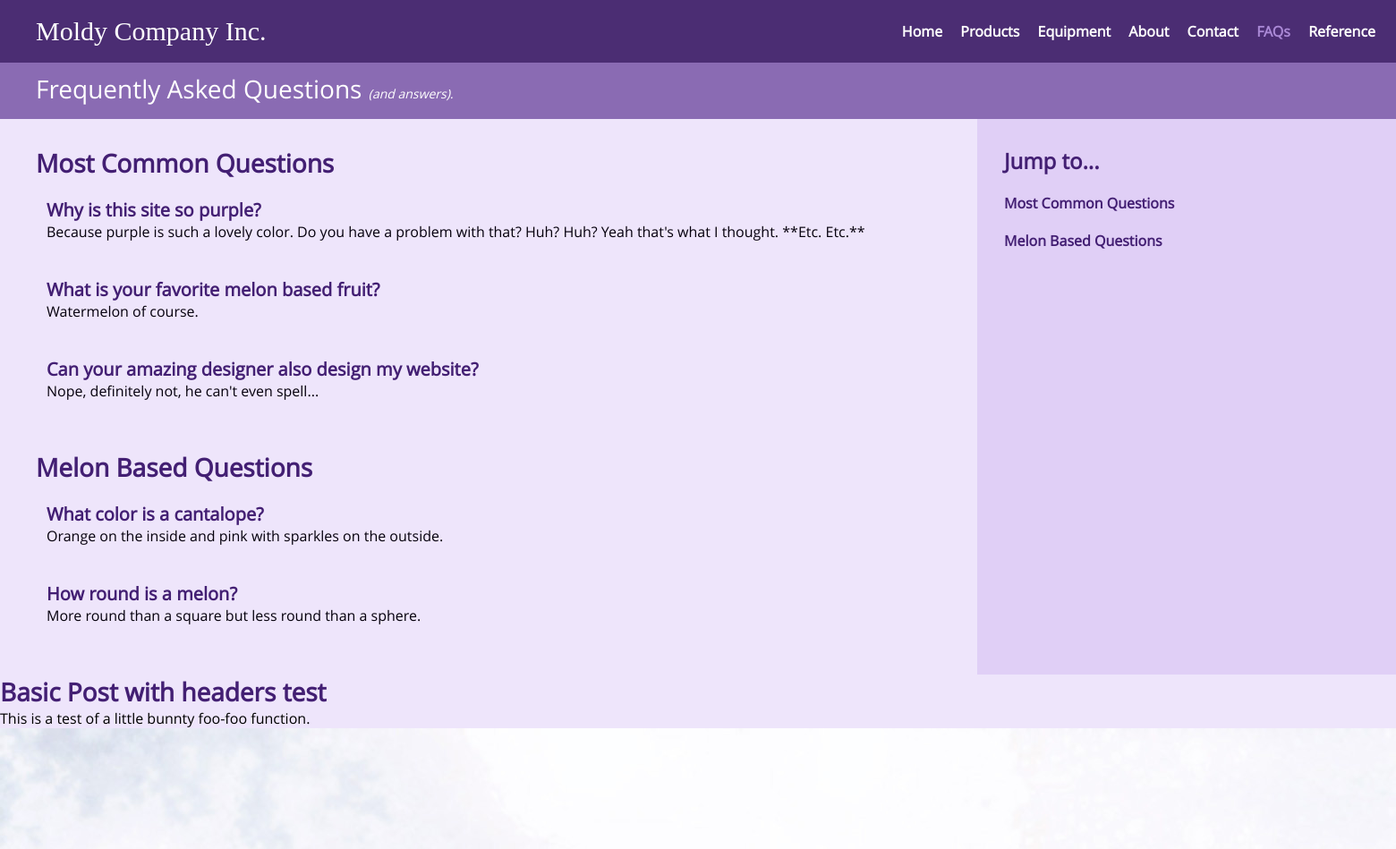
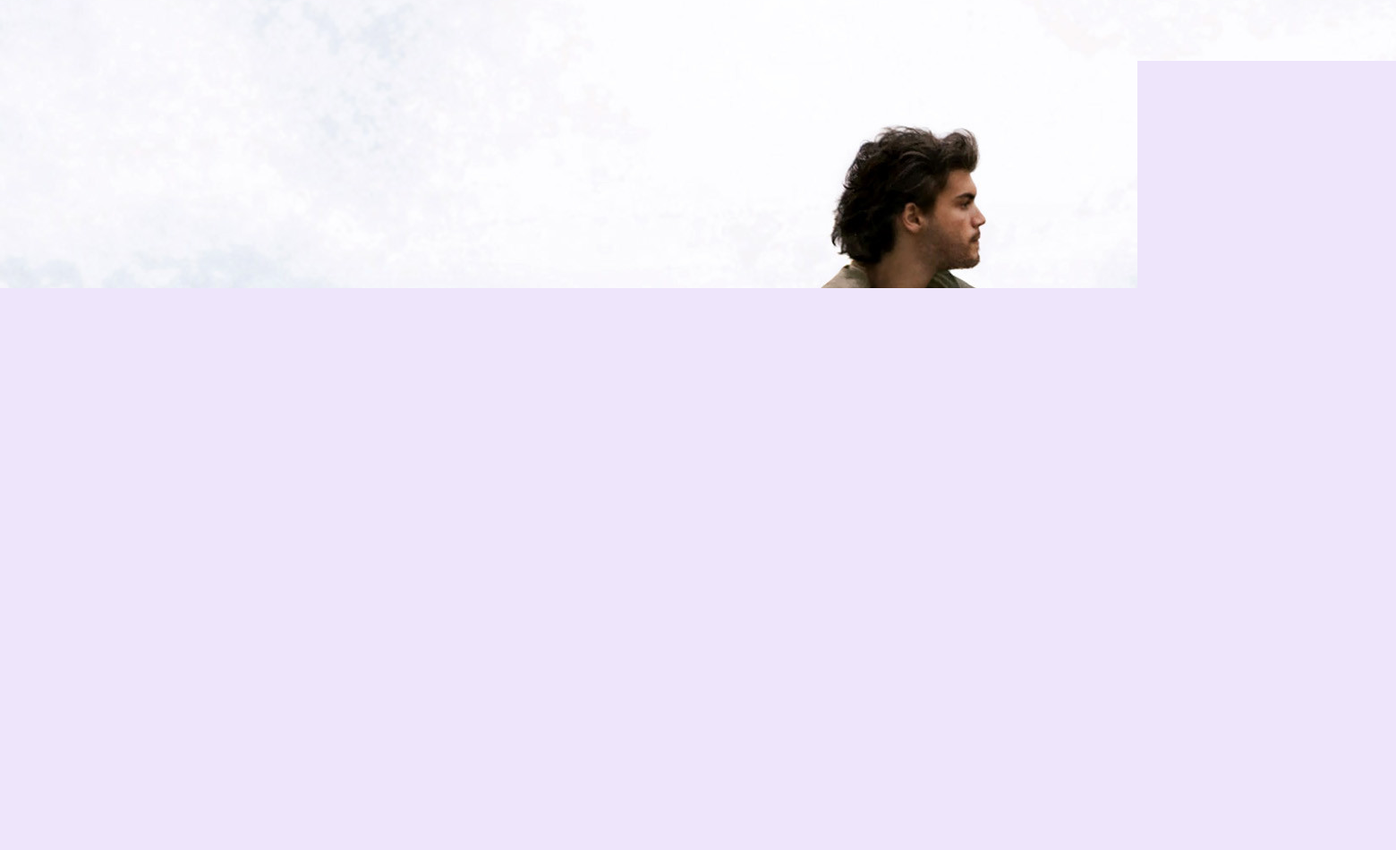
The page /faqs/ on the database its author committed (2 pictures, top to bottom).
### common/models.py (models this page shows, shortened)
class NavMenuItem(models.Model):
    position = models.PositiveIntegerField()
    display_text = models.CharField(max_length=25)
    reference_url_name = models.CharField(max_length=75)

class BasicPost(models.Model):
    body_markdown = models.TextField()
    def body_html(self):
        image_refs = ""
        for image in self.image_set.all():
            image_url = image.image.url
            image_refs += '\n[{0}]: {1}'.format(image.name, image_url)
        return markdown.markdown('{0}\n{1}'.format(self.body_markdown, image_refs))

class TitledBasicPost(BasicPost):
    title = models.CharField(max_length=200)

class BasicPost(models.Model):
    body_markdown = models.TextField()
    def body_html(self):
        image_refs = ""
        for image in self.image_set.all():
            image_url = image.image.url
            image_refs += '\n[{0}]: {1}'.format(image.name, image_url)
        return markdown.markdown('{0}\n{1}'.format(self.body_markdown, image_refs))

### faqs/models.py (models this page shows, shortened)
class FaqCategory(models.Model):
    position = models.PositiveIntegerField()
    display_text = models.CharField(max_length=150)
    class Meta:
        ordering = ['position', 'display_text']

class Faq(TitledBasicPost):
    position = models.PositiveIntegerField()
    category = models.ForeignKey(FaqCategory, on_delete=models.DO_NOTHING, default=DEFAULT_FAQ_CATEGORY)

### faqs/views.py (the view)
def index(request):
    faq_categories = []
    for category in FaqCategory.objects.all():
        faq_categories.append({
            'display_text': category.display_text,
            'faqs': Faq.objects.filter(category=category)
            })
    context = {
        'faq_categories': faq_categories
    }
    return basicPage(request, 'faqs/base_faq.html', context)

### common/views.py (called while the page is built)
def basicPage(request, template_name, additional_context):
    context = {
        'nav_item_list': NavMenuItem.objects.order_by('position'),
        'temp_post_header': TitledBasicPost.objects.get(id=2).title,
        'temp_post_body': TitledBasicPost.objects.get(id=2).body_html(),
    }
    context.update(additional_context)  # Add additional items.
    return render(request, template_name, context)

### faqs/templates/faqs/base_faq.html
{% extends "common/base.html" %}
{% load static %}
{% block aditional_stylesheets %}
<link rel="stylesheet" type="text/css" href="{% static 'faqs/faq_style.css' %}">
{% endblock %}
{% block subheader_content %}
<a href="{% url 'faqs' %}">Frequently Asked Questions <small>(and answers).</small></a>
{% endblock %}
{% block sidebar %}
<h2>Jump to...</h2>
<ul>
{% for category in faq_categories %}
  <li class=category>
    <a href="#{{ category.display_text }}">{{ category.display_text }}</a>
    <ul>
    {% for faq in category.faqs %}
      <li class="faq child-section"><a href="#{{ category.display_text }}:{{ faq.title }}">{{ faq.question_text }}</a></li>
    {% endfor %}
    </ul>
  </li>
{% endfor %}
</ul>
{% endblock %}
{% block main_content %}
{% for category in faq_categories %}
  <section id="{{ category.display_text }}" class="stacked-section-category">
    <h1>{{ category.display_text }}</h1>
    {% for faq in category.faqs %}
    <section id="{{ category.display_text }}:{{ faq.title }}" class="stacked-section-no-thumnail child-section">
      <h3>{{ faq.title }}</h3>
      <div class="answer">
        {{ faq.body_markdown|safe }}
      </div>
    </section>
    {% endfor %}
  </section>
{% endfor %}
{% endblock %}

### common/templates/common/base.html (shortened to what this page needs)
{% load staticfiles %}
<!DOCTYPE html>
<html>
  <head>
    <link rel="stylesheet" type="text/css" href="{% static 'common/style.css' %}">
    {% block aditional_stylesheets %}{% endblock %}
  </head>
  <body>
    <header>
      <a class="logo noselect" href="{% url 'home' %}">Moldy Company Inc.</a>
      <nav class="nav-menu mobile-menu-inactive">
        {% for item in nav_item_list %}
          {% url item.reference_url_name as item_url %}
          {% if item_url in request.path %}
            <a class="active" href="{{ item_url }}">{{ item.display_text }}</a>
          {% else %}
            <a href="{{ item_url }}">{{ item.display_text }}</a>
          {% endif %}
        {% endfor %}
      </nav>
    </header>
    {% block subheader %}
    <div class="subheader">
      {% block subheader_content %}{% endblock %}
    </div>
    {% endblock %}
    {% block content %}
    <div class="content">
      <div class="sidebar">
        {% block sidebar %}{% endblock %}
      </div>
      <div class="main-content">
        {% block main_content %}{% endblock %}
      </div>
    </div>
    {% endblock %}
    <h1>{{ temp_post_header }}</h1>
    {{ temp_post_body|safe }}
  </body>
</html>

### common/static/common/style.css (style rules this page uses)
* { color: inherit; padding: 0px; margin: 0px; text-decoration: none; }
body { background-color: #EEE5FB; font-family: 'Open Sans', sans-serif; font-size: 16px; }
h1 { color: #431F73; font-size: 28px; font-weight: bold; }
h2 { color: #431F73; font-size: 24px; font-weight: bold; }
h3 { color: #431F73; font-size: 20px; font-weight: bold; }
a { color: #431F73; }
header { background-color: #4B2D73; }
.logo, .logo:hover { color: white; font-family: 'Hallo Sans Black'; font-size: 30px; }
.nav-menu a { color: white; font-weight: bold; }
.nav-menu .active, .nav-menu .active:hover, .nav-menu .active:active { color: #AA89D6; }
.subheader, .subheader *, .subheader *:hover, .subheader *:active { background-color: #8A6BB3; color: white; font-weight: normal; font-size: 28px; }
.main-content { color: #06010D; }
.sidebar { background-color: #E0CFF6; }
header { align-items: center; display: -webkit-flex; display: flex; flex-wrap: wrap; justify-content: space-between; width: 100%; }
.logo { padding: 10px; margin-top: 8px; margin-bottom: 8px; }
.nav-menu { display: none; padding-right: 5px; padding-left: 5px; width: 100%; }
.nav-menu a { border-top-style: solid; border-top-width: 1px; display: block; padding-bottom: 10px; padding-left: 5px; padding-top: 10px; }
.mobile-menu-inactive { display: none; }
@media screen and (min-width: 925px) { header { flex-wrap: nowrap; justify-content: space-between; } }
@media screen and (min-width: 925px) { .logo { margin-left: 30px; } }
@media screen and (min-width: 925px) { .nav-menu { display: block; margin-right: 10px; width: auto; } }
@media screen and (min-width: 925px) { .nav-menu a { border-style: none; display: inline-block; padding: 8px; } }
.subheader { box-sizing: border-box; padding-left: 10px; padding-top: 10px; padding-bottom: 15px; width: 100%; }
.subheader * { display: inline-block; }
.subheader small { font-size: 14px; font-style: italic; }
@media screen and (min-width: 925px) { .subheader { padding-left: 40px; } }
.stacked-section-category { padding-bottom: 35px; }
.stacked-section-no-thumnail { padding-bottom: 20px; padding-top: 20px; }
.child-section { padding-left: 12px; }
.content { display: flex; flex-wrap: wrap; flex-direction: row-reverse; width: 100%; }
.sidebar { box-sizing: border-box; padding-bottom: 20px; padding-left: 10px; padding-top: 10px; width: 100%; }
.main-content { box-sizing: border-box; padding-left: 10px; padding-right: 10px; padding-top: 30px; margin: 0px; width: 100%; }
@media screen and (min-width: 925px) { .sidebar { padding-left: 30px; padding-top: 30px; width: 30%; } }
@media screen and (min-width: 925px) { .main-content { padding-left: 40px; width: 70% } }
.noselect { -webkit-touch-callout: none; -webkit-user-select: none; -khtml-user-select: none; -moz-user-select: none; -ms-user-select: none; user-select: none; }

### faqs/static/faqs/faq_style.css (style rules this page uses)
.sidebar ul { list-style-type: none; }
.sidebar > ul { padding-top: 20px; }
.sidebar li { padding-bottom: 5px; }
.sidebar .category > a { color: #431F73; font-weight: bold; }
.sidebar .faq { font-size: 15px; }

### rows shown on the page
NavMenuItem: display_text "Home"
NavMenuItem: display_text "Products"
NavMenuItem: display_text "Equipment"
NavMenuItem: display_text "About"
NavMenuItem: display_text "Contact"
NavMenuItem: display_text "FAQs"
NavMenuItem: display_text "Reference"
FaqCategory: display_text "Most Common Questions", display_text "Most Common Questions"
FaqCategory: display_text "Melon Based Questions", display_text "Melon Based Questions"
Faq: title "Why is this site so purple?", body_markdown "Because purple is such a lovely color. Do you have a problem with that? Huh? Huh? Yeah that's what I thought. **Etc. Etc.**"
Faq: title "What is your favorite melon based fruit?", body_markdown "Watermelon of course."
Faq: title "Can your amazing designer also design my website?", body_markdown "Nope, definitely not, he can't even spell..."
Faq: title "What color is a cantalope?", body_markdown "Orange on the inside and pink with sparkles on the outside."
Faq: title "How round is a melon?", body_markdown "More round than a square but less round than a sphere."
TitledBasicPost: title "Basic Post with headers test"

### other values the page prints
{{ temp_post_body|safe }} "This is a test of a little bunnty foo-foo function."
